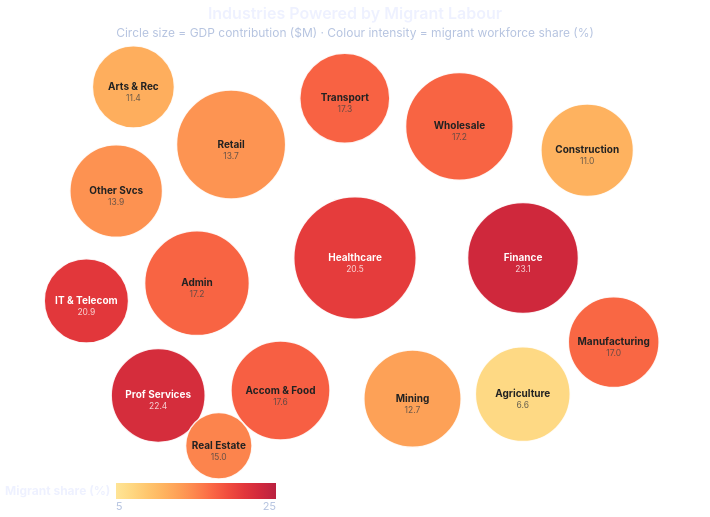

Write a Vega-Lite specification for this figure.
### Vega-Lite specification from a JSON file in a GitHub repository (floating-point values rounded to 4 significant figures)
{"$schema": "https://vega.github.io/schema/vega-lite/v5.json", "title": {"text": "Industries Powered by Migrant Labour", "subtitle": "Circle size = GDP contribution ($M) · Colour intensity = migrant workforce share (%)", "fontSize": 16, "subtitleFontSize": 12, "anchor": "centre"}, "width": 700, "height": 420, "data": {"values": [{"Industry": "Healthcare", "Short": "Healthcare", "Migrant": 20.5, "GDP": 218613, "Sector": "Healthcare", "x": 350.0, "y": 210.0, "r": 90.0}, {"Industry": "Finance & Insurance", "Short": "Finance", "Migrant": 23.1, "GDP": 125966, "Sector": "Finance", "x": 518.0, "y": 210.0, "r": 72.6}, {"Industry": "Retail Trade", "Short": "Retail", "Migrant": 13.7, "GDP": 115270, "Sector": "Trade", "x": 226.1, "y": 323.5, "r": 70.2}, {"Industry": "Wholesale Trade", "Short": "Wholesale", "Migrant": 17.2, "GDP": 106035, "Sector": "Trade", "x": 454.4, "y": 341.6, "r": 68.1}, {"Industry": "Admin & Support", "Short": "Admin", "Migrant": 17.2, "GDP": 90499, "Sector": "Business", "x": 192.0, "y": 184.8, "r": 64.1}, {"Industry": "Accom & Food", "Short": "Accom & Food", "Migrant": 17.6, "GDP": 64388, "Sector": "Hospitality", "x": 275.5, "y": 77.5, "r": 56.6}, {"Industry": "Mining", "Short": "Mining", "Migrant": 12.7, "GDP": 57726, "Sector": "Resources", "x": 407.5, "y": 69.3, "r": 54.4}, {"Industry": "Agriculture", "Short": "Agriculture", "Migrant": 6.6, "GDP": 49807, "Sector": "Resources", "x": 517.8, "y": 73.9, "r": 51.5}, {"Industry": "Professional Svcs", "Short": "Prof Services", "Migrant": 22.4, "GDP": 46753, "Sector": "Business", "x": 153.2, "y": 72.6, "r": 50.4}, {"Industry": "Other Services", "Short": "Other Svcs", "Migrant": 13.9, "GDP": 42875, "Sector": "Business", "x": 111.2, "y": 277.0, "r": 48.8}, {"Industry": "Construction", "Short": "Construction", "Migrant": 11.0, "GDP": 42419, "Sector": "Industry", "x": 582.2, "y": 317.8, "r": 48.6}, {"Industry": "Manufacturing", "Short": "Manufacturing", "Migrant": 17.0, "GDP": 37870, "Sector": "Industry", "x": 608.7, "y": 125.9, "r": 46.6}, {"Industry": "Transport", "Short": "Transport", "Migrant": 17.3, "GDP": 35764, "Sector": "Logistics", "x": 339.8, "y": 369.7, "r": 45.7}, {"Industry": "IT & Telecom", "Short": "IT & Telecom", "Migrant": 20.9, "GDP": 24069, "Sector": "Technology", "x": 81.4, "y": 167.1, "r": 39.3}, {"Industry": "Arts & Recreation", "Short": "Arts & Rec", "Migrant": 11.4, "GDP": 20523, "Sector": "Recreation", "x": 128.4, "y": 381.1, "r": 36.9}, {"Industry": "Real Estate", "Short": "Real Estate", "Migrant": 15.0, "GDP": 10566, "Sector": "Finance", "x": 213.8, "y": 22.2, "r": 22.0}]}, "layer": [{"mark": {"type": "circle", "stroke": "white", "strokeWidth": 1.5}, "params": [{"name": "sector_select", "select": {"type": "point", "fields": ["Sector"]}, "bind": "legend"}], "encoding": {"x": {"field": "x", "type": "quantitative", "axis": null, "scale": {"domain": [0, 700]}}, "y": {"field": "y", "type": "quantitative", "axis": null, "scale": {"domain": [0, 420]}}, "size": {"field": "r", "type": "quantitative", "scale": {"range": [1000, 15000]}, "legend": null}, "color": {"field": "Migrant", "type": "quantitative", "scale": {"scheme": "yelloworangered", "domain": [5, 25]}, "legend": {"title": "Migrant share (%)", "orient": "bottom", "direction": "horizontal", "titleOrient": "left", "gradientLength": 160, "offset": 15}}, "opacity": {"condition": {"param": "sector_select", "value": 0.88}, "value": 0.08}, "tooltip": [{"field": "Industry", "type": "nominal", "title": "Industry"}, {"field": "Sector", "type": "nominal", "title": "Sector"}, {"field": "Migrant", "type": "quantitative", "title": "Migrant share (%)", "format": ".1f"}, {"field": "GDP", "type": "quantitative", "title": "GDP ($M)", "format": ",.0f"}]}}, {"mark": {"type": "text", "fontSize": 10, "fontWeight": "bold", "align": "center", "baseline": "middle"}, "encoding": {"x": {"field": "x", "type": "quantitative", "scale": {"domain": [0, 700]}}, "y": {"field": "y", "type": "quantitative", "scale": {"domain": [0, 420]}}, "text": {"field": "Short", "type": "nominal"}, "opacity": {"condition": {"param": "sector_select", "value": 1}, "value": 0.08}, "color": {"condition": {"test": "datum.Migrant > 18", "value": "white"}, "value": "#222222"}}}, {"mark": {"type": "text", "fontSize": 8.5, "align": "center", "baseline": "middle", "dy": 11}, "encoding": {"x": {"field": "x", "type": "quantitative", "scale": {"domain": [0, 700]}}, "y": {"field": "y", "type": "quantitative", "scale": {"domain": [0, 420]}}, "text": {"field": "Migrant", "type": "quantitative", "format": ".1f"}, "opacity": {"condition": {"param": "sector_select", "value": 0.8}, "value": 0.05}, "color": {"condition": {"test": "datum.Migrant > 18", "value": "white"}, "value": "#444444"}}}], "config": {"font": "Inter, sans-serif", "background": "transparent", "view": {"stroke": null}, "axis": {"labelFont": "Inter, sans-serif", "titleFont": "Inter, sans-serif", "labelColor": "#b6c4e0", "titleColor": "#eef1ff", "tickColor": "rgba(255,255,255,0.15)", "domainColor": "rgba(255,255,255,0.15)", "gridColor": "rgba(255,255,255,0.08)", "grid": true, "labelFontSize": 11, "titleFontSize": 12, "titlePadding": 12}, "title": {"font": "Inter, sans-serif", "fontSize": 16, "fontWeight": 600, "color": "#eef1ff", "subtitleFont": "Inter, sans-serif", "subtitleFontSize": 12, "subtitleColor": "#b6c4e0", "subtitlePadding": 6}, "legend": {"labelFont": "Inter, sans-serif", "titleFont": "Inter, sans-serif", "labelColor": "#b6c4e0", "titleColor": "#eef1ff", "labelFontSize": 11, "titleFontSize": 12, "symbolSize": 100}, "text": {"font": "Inter, sans-serif", "color": "#eef1ff"}}}
